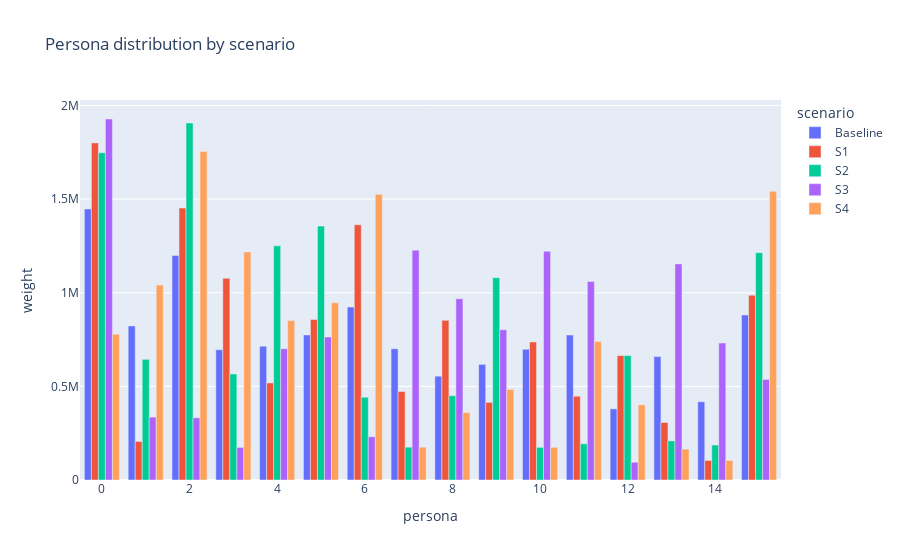

Write notebook code for a chart like this one.
### Code cell
px.bar(
    df_output.sort_values(by = "scenario"), x = "persona", y = "weight", color = "scenario", barmode = "group",
    title = "Persona distribution by scenario")

### Figure 1 — Plotly figure (JSON) as saved in the notebook; plotly's stock layout.template omitted (floating-point values rounded to 4 significant figures)
{"data": [{"alignmentgroup": "True", "hovertemplate": "scenario=Baseline<br>persona=%{x}<br>weight=%{y}<extra></extra>", "legendgroup": "Baseline", "marker": {"color": "#636efa", "pattern": {"shape": ""}}, "name": "Baseline", "offsetgroup": "Baseline", "orientation": "v", "showlegend": true, "textposition": "auto", "type": "bar", "x": [15, 0, 1, 2, 3, 14, 5, 6, 4, 8, 9, 10, 11, 12, 13, 7], "xaxis": "x", "y": [881200.0, 1448000.0, 823000.0, 1199000.0, 695800.0, 418000.0, 774800.0, 923800.0, 714700.0, 554400.0, 617600.0, 698100.0, 774300.0, 379800.0, 659500.0, 701200.0], "yaxis": "y"}, {"alignmentgroup": "True", "hovertemplate": "scenario=S1<br>persona=%{x}<br>weight=%{y}<extra></extra>", "legendgroup": "S1", "marker": {"color": "#EF553B", "pattern": {"shape": ""}}, "name": "S1", "offsetgroup": "S1", "orientation": "v", "showlegend": true, "textposition": "auto", "type": "bar", "x": [2, 3, 4, 5, 6, 8, 15, 10, 11, 12, 13, 14, 1, 9, 0, 7], "xaxis": "x", "y": [1453000.0, 1077000.0, 518500.0, 857200.0, 1363000.0, 852700.0, 986700.0, 737300.0, 447400.0, 664600.0, 307200.0, 104600.0, 205800.0, 414800.0, 1800000.0, 472600.0], "yaxis": "y"}, {"alignmentgroup": "True", "hovertemplate": "scenario=S2<br>persona=%{x}<br>weight=%{y}<extra></extra>", "legendgroup": "S2", "marker": {"color": "#00cc96", "pattern": {"shape": ""}}, "name": "S2", "offsetgroup": "S2", "orientation": "v", "showlegend": true, "textposition": "auto", "type": "bar", "x": [0, 14, 13, 12, 11, 10, 9, 15, 8, 6, 5, 4, 3, 2, 1, 7], "xaxis": "x", "y": [1748000.0, 186800.0, 208900.0, 664600.0, 193600.0, 174500.0, 1081000.0, 1214000.0, 450200.0, 442100.0, 1356000.0, 1251000.0, 566300.0, 1907000.0, 644500.0, 175300.0], "yaxis": "y"}, {"alignmentgroup": "True", "hovertemplate": "scenario=S3<br>persona=%{x}<br>weight=%{y}<extra></extra>", "legendgroup": "S3", "marker": {"color": "#ab63fa", "pattern": {"shape": ""}}, "name": "S3", "offsetgroup": "S3", "orientation": "v", "showlegend": true, "textposition": "auto", "type": "bar", "x": [15, 14, 0, 13, 12, 11, 10, 9, 8, 7, 6, 5, 4, 3, 2, 1], "xaxis": "x", "y": [537200.0, 731400.0, 1928000.0, 1154000.0, 94940.0, 1060000.0, 1222000.0, 802200.0, 967800.0, 1227000.0, 230900.0, 763900.0, 700700.0, 174000.0, 332200.0, 336000.0], "yaxis": "y"}, {"alignmentgroup": "True", "hovertemplate": "scenario=S4<br>persona=%{x}<br>weight=%{y}<extra></extra>", "legendgroup": "S4", "marker": {"color": "#FFA15A", "pattern": {"shape": ""}}, "name": "S4", "offsetgroup": "S4", "orientation": "v", "showlegend": true, "textposition": "auto", "type": "bar", "x": [2, 15, 14, 13, 12, 11, 10, 9, 8, 0, 6, 5, 4, 3, 1, 7], "xaxis": "x", "y": [1754000.0, 1542000.0, 104500.0, 164900.0, 401600.0, 739700.0, 174500.0, 484100.0, 360200.0, 778800.0, 1526000.0, 946500.0, 851300.0, 1218000.0, 1041000.0, 175300.0], "yaxis": "y"}], "layout": {"barmode": "group", "legend": {"title": {"text": "scenario"}, "tracegroupgap": 0}, "title": {"text": "Persona distribution by scenario"}, "xaxis": {"anchor": "y", "domain": [0, 1], "title": {"text": "persona"}}, "yaxis": {"anchor": "x", "domain": [0, 1], "title": {"text": "weight"}}}}
